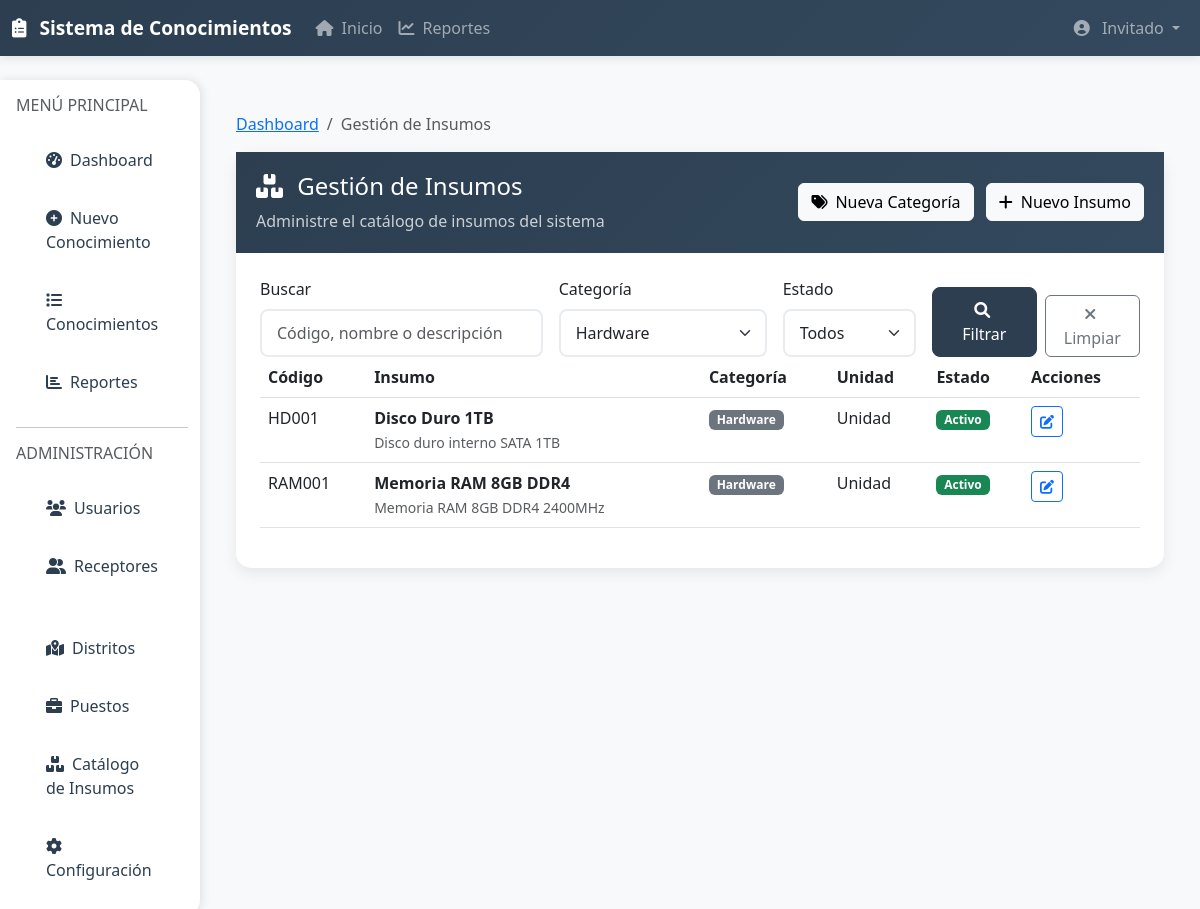
The app's page /insumos.php?categoria=1 (signed in) with its own data.
### tables this page shows
CREATE TABLE `insumos` (
  `id` int NOT NULL,
  `codigo` varchar(20) DEFAULT NULL,
  `nombre` varchar(150) NOT NULL,
  `descripcion` text,
  `categoria_id` int DEFAULT NULL,
  `unidad_medida` varchar(20) NOT NULL DEFAULT 'Unidad',
  `activo` tinyint(1) NOT NULL DEFAULT '1',
  `fecha_creacion` timestamp NULL DEFAULT CURRENT_TIMESTAMP,
  `fecha_actualizacion` timestamp NULL DEFAULT CURRENT_TIMESTAMP ON UPDATE CURRENT_TIMESTAMP
);

CREATE TABLE `categorias_insumos` (
  `id` int NOT NULL,
  `nombre` varchar(100) NOT NULL,
  `descripcion` text,
  `activo` tinyint(1) NOT NULL DEFAULT '1',
  `fecha_creacion` timestamp NULL DEFAULT CURRENT_TIMESTAMP
);

### includes/functions.php (called while the page is built, shortened)
<?php
function escape_html($string) {
    return htmlspecialchars((string)$string, ENT_QUOTES, 'UTF-8');
}
?>

### insumos.php (the view, shortened to what this page needs)
<?php
require_once 'includes/functions.php';
try {
    $database = new Database();
    $conn = $database->getConnection();
    $query = "SELECT id, nombre FROM categorias_insumos WHERE activo = 1 ORDER BY nombre";
    $stmt = $conn->prepare($query);
    $stmt->execute();
    $categorias = $stmt->fetchAll();
} catch (Exception $e) {
    error_log("Error cargando datos: " . $e->getMessage());
    $error_message = "Error cargando los datos";
    $categorias = [];
}
$page = isset($_GET['page']) ? (int)$_GET['page'] : 1;
$per_page = 15;
$offset = ($page - 1) * $per_page;
$search = isset($_GET['search']) ? sanitize_input($_GET['search']) : '';
$filter_categoria = isset($_GET['categoria']) ? (int)$_GET['categoria'] : 0;
$where_conditions = [];
$params = [];
if ($filter_categoria > 0) {
    $where_conditions[] = "i.categoria_id = :categoria_id";
    $params[':categoria_id'] = $filter_categoria;
}
$where_clause = !empty($where_conditions) ? 'WHERE ' . implode(' AND ', $where_conditions) : '';
try {
    $query = "SELECT i.id, i.codigo, i.nombre, i.descripcion, i.categoria_id, i.unidad_medida, i.activo, c.nombre as categoria,
                     DATE_FORMAT(i.fecha_creacion, '%d/%m/%Y %H:%i') as fecha_creacion,
                      DATE_FORMAT(i.fecha_actualizacion, '%d/%m/%Y %H:%i') as fecha_actualizacion
              FROM insumos i
              LEFT JOIN categorias_insumos c ON i.categoria_id = c.id
              {$where_clause}
              ORDER BY i.codigo
              LIMIT :offset, :per_page";
    $stmt = $conn->prepare($query);
    foreach ($params as $key => $value) {
        $stmt->bindValue($key, $value);
    }
    $stmt->bindValue(':offset', $offset, PDO::PARAM_INT);
    $stmt->bindValue(':per_page', $per_page, PDO::PARAM_INT);
    $stmt->execute();
    $insumos = $stmt->fetchAll();
} catch (Exception $e) {
    error_log("Error cargando insumos: " . $e->getMessage() . " Query: " . $query);
    $error_message = "Error cargando la lista de insumos";
    $insumos = [];
    $total_insumos = 0;
    $total_pages = 0;
}
?>
<!DOCTYPE html>
<html lang="es">
<head>
    <link href="https://cdn.jsdelivr.net/npm/bootstrap@5.3.0/dist/css/bootstrap.min.css" rel="stylesheet">
    <link href="https://cdnjs.cloudflare.com/ajax/libs/font-awesome/6.0.0/css/all.min.css" rel="stylesheet">
    <link href="assets/css/style.css" rel="stylesheet">
</head>
<body>
    <?php include 'includes/navbar.php'; ?>
    <div class="container-fluid mt-4">
      <div class="row">
        <div class="col-md-3 col-lg-2 px-0">
          <?php include 'includes/sidebar.php'; ?>
        </div>
        <div class="col-md-9 col-lg-10">
          <div class="container mt-2">
    <div class="container-fluid py-4">
        <nav aria-label="breadcrumb">
            <ol class="breadcrumb">
                <li class="breadcrumb-item"><a href="dashboard.php">Dashboard</a></li>
                <li class="breadcrumb-item active">Gestión de Insumos</li>
            </ol>
        </nav>
        <div class="row">
            <div class="col-12">
                <div class="main-card">
                    <div class="card-header">
                        <div class="d-flex justify-content-between align-items-center">
                            <div>
                                <h4 class="mb-0">
                                    <i class="fas fa-boxes me-2"></i>
                                    Gestión de Insumos
                                </h4>
                                <p class="mb-0 mt-2 opacity-75">
                                    Administre el catálogo de insumos del sistema
                                </p>
                            </div>
                            <div>
                                <button type="button" class="btn btn-light me-2" data-bs-toggle="modal" data-bs-target="#nuevaCategoriaModal">
                                    <i class="fas fa-tags me-2"></i>Nueva Categoría
                                </button>
                                <button type="button" class="btn btn-light" data-bs-toggle="modal" data-bs-target="#nuevoInsumoModal">
                                    <i class="fas fa-plus me-2"></i>Nuevo Insumo
                                </button>
                            </div>
                        </div>
                    </div>
                    <div class="card-body p-4">
                        <div class="filters-card">
                            <form method="GET" action="">
                                <div class="row g-3">
                                    <div class="col-md-4">
                                        <label for="search" class="form-label">Buscar</label>
                                        <input type="text"
                                               class="form-control"
                                               id="search"
                                               name="search"
                                               value="<?php echo escape_html($search); ?>"
                                               placeholder="Código, nombre o descripción">
                                    </div>
                                    <div class="col-md-3">
                                        <label for="categoria" class="form-label">Categoría</label>
                                        <select class="form-select" id="categoria" name="categoria">
                                            <?php foreach ($categorias as $categoria): ?>
                                                <option value="<?php echo $categoria['id']; ?>"
                                                        <?php echo $filter_categoria == $categoria['id'] ? 'selected' : ''; ?>>
                                                    <?php echo escape_html($categoria['nombre']); ?>
                                                </option>
                                            <?php endforeach; ?>
                                        </select>
                                    </div>
                                    <div class="col-md-2">
                                        <label for="activo" class="form-label">Estado</label>
                                        <select class="form-select" id="activo" name="activo">
                                            <option value="-1">Todos</option>
                                        </select>
                                    </div>
                                    <div class="col-md-3 d-flex align-items-end">
                                        <button type="submit" class="btn btn-primary me-2">
                                            <i class="fas fa-search me-1"></i>Filtrar
                                        </button>
                                        <a href="insumos.php" class="btn btn-outline-secondary">
                                            <i class="fas fa-times me-1"></i>Limpiar
                                        </a>
                                    </div>
                                </div>
                            </form>
                        </div>
                        <div class="table-responsive">
                            <table class="table table-hover">
                                <thead>
                                    <tr>
                                        <th>Código</th>
                                        <th>Insumo</th>
                                        <th>Categoría</th>
                                        <th>Unidad</th>
                                        <th>Estado</th>
                                        <th>Acciones</th>
                                    </tr>
                                </thead>
                                <tbody>
                                    <?php if (empty($insumos)): ?>
                                        <tr>
                                            <td colspan="8" class="text-center py-4">
                                                <i class="fas fa-boxes fa-3x text-muted mb-3"></i>
                                                <p class="text-muted">No se encontraron insumos</p>
                                            </td>
                                        </tr>
                                    <?php else: ?>
                                        <?php foreach ($insumos as $insumo): ?>
                                            <tr>
                                                <td>
                                                    <span class="insumo-code"><?php echo escape_html($insumo['codigo']); ?></span>
                                                </td>
                                                <td>
                                                    <div>
                                                        <strong><?php echo escape_html($insumo['nombre']); ?></strong>
                                                        <?php if (!empty($insumo['descripcion'])): ?>
                                                            <br><small class="text-muted"><?php echo escape_html($insumo['descripcion']); ?></small>
                                                        <?php endif; ?>
                                                    </div>
                                                </td>
                                                <td>
                                                    <?php if ($insumo['categoria']): ?>
                                                        <span class="badge bg-secondary">
                                                            <?php echo escape_html($insumo['categoria']); ?>
                                                        </span>
                                                    <?php else: ?>
                                                        <span class="text-muted">Sin categoría</span>
                                                    <?php endif; ?>
                                                </td>
                                                <td><?php echo escape_html($insumo['unidad_medida']); ?></td>
                                                <td>
                                                    <?php if ($insumo['activo']): ?>
                                                        <span class="badge bg-success">Activo</span>
                                                    <?php else: ?>
                                                        <span class="badge bg-danger">Inactivo</span>
                                                    <?php endif; ?>
                                                </td>
                                                <td>
                                                    <button type="button"
                                                            class="btn btn-sm btn-outline-primary"
                                                            onclick="editarInsumo(<?php echo htmlspecialchars(json_encode($insumo)); ?>)"
                                                            title="Editar insumo">
                                                        <i class="fas fa-edit"></i>
                                                    </button>
                                                </td>
                                            </tr>
                                        <?php endforeach; ?>
                                    <?php endif; ?>
                                </tbody>
                            </table>
                        </div>
                    </div>
                </div>
            </div>
        </div>
    </div>
          </div>
        </div>
      </div>
    </div>
</body>
</html>

### assets/css/style.css (style rules this page uses)
:root { --primary-color: #2c3e50; --secondary-color: #34495e; --accent-color: #3498db; --success-color: #27ae60; --warning-color: #f39c12; --danger-color: #e74c3c; --light-bg: #f8f9fa; }
body { background-color: var(--light-bg); font-family: 'Segoe UI', Tahoma, Geneva, Verdana, sans-serif; }
.main-card { background: white; border-radius: 15px; box-shadow: 0 5px 15px rgba(0,0,0,0.08); border: none; }
.card-header { background: linear-gradient(135deg, var(--primary-color) 0%, var(--secondary-color) 100%); color: white; border-radius: 15px 15px 0 0; padding: 20px; }
.form-control, .form-select { border-radius: 8px; border: 2px solid #e9ecef; padding: 10px 15px; transition: all 0.3s ease; }
.btn-primary { background: var(--primary-color); border-color: var(--primary-color); border-radius: 8px; padding: 10px 20px; font-weight: 500; }

### records on screen
insumos: codigo "HD001", nombre "Disco Duro 1TB", descripcion "Disco duro interno SATA 1TB", categoria.nombre "Hardware", unidad_medida "Unidad", activo "Activo"
insumos: codigo "RAM001", nombre "Memoria RAM 8GB DDR4", descripcion "Memoria RAM 8GB DDR4 2400MHz", categoria.nombre "Hardware", unidad_medida "Unidad", activo "Activo"

### other values on screen
escape_html($current_user['nombre_completo'] ?? '') "Invitado"
form field categoria "Hardware"
